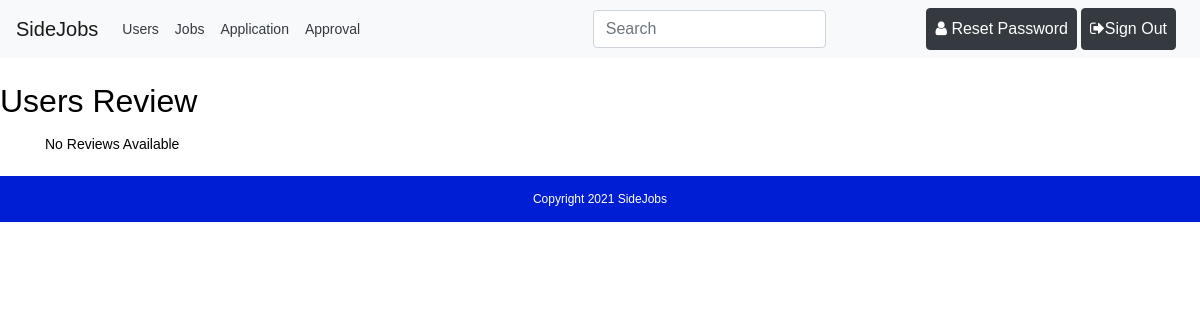
Page /templates/review_other.php?userID=2 (signed in) on the earlier database version.
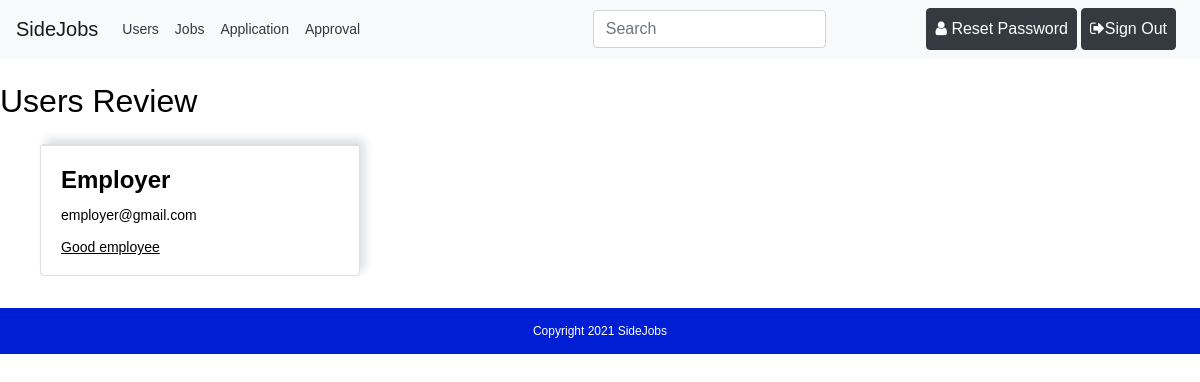
Same page on the later database version.
### tables this page shows
CREATE TABLE `reviews` (
  `reviewID` int(11) NOT NULL,
  `userID` int(11) NOT NULL,
  `reviewer_email` varchar(50) NOT NULL,
  `review` text NOT NULL,
  `reviewer_name` varchar(50) NOT NULL
);

### templates/review_other.php (the view, shortened to what this page needs)
<?php
$path = $_SERVER['DOCUMENT_ROOT'];
$path .= "/sidejob/";
require_once($path . 'connect.php');
$user_id = ($_GET['userID']);
$ReadSql = "SELECT * FROM reviews WHERE userID = $user_id";
$res = mysqli_query($connection, $ReadSql);
?>
<?php require($path . 'templates/header.php') ?>
	<div class="container-fluid my-4">
		<div class="row my-2">
			<h2>Users Review</h2>
		</div>
    <div class="row main-section">
        <?php
  		$num_of_rows = mysqli_num_rows($res);
  		if ($num_of_rows > 0) {
  		    while($num_of_rows > 0) {
  		    	$num_of_rows--;
  		    	$r = mysqli_fetch_assoc($res);
  					?>
  					<div class="col-md-4 col-sm-6 my-2">
  						<div class="card m-auto job" style="width: 20rem;">
  							<div class="card-body">
  								<h4 class="card-title"><?php echo $r['reviewer_name']; ?></h4>
  								<p class="card-text"><?php echo $r['reviewer_email']; ?></p>
  								<p class="card-text company"><?php echo $r['review']; ?></p>
  							</div>
  						</div>
  					</div>
  					<?php
  		    }
  		} else {
  		    echo '<div class="container">No Reviews Available</div>';
  		}
  	?>
  	</div>
<?php require($path . 'templates/footer.php') ?>

Differences in the rows shown:
added reviews: reviewer_name "Employer", reviewer_email "employer@gmail.com", review "Good employee"
Other differences:
text no longer shown: "No Reviews Available"
